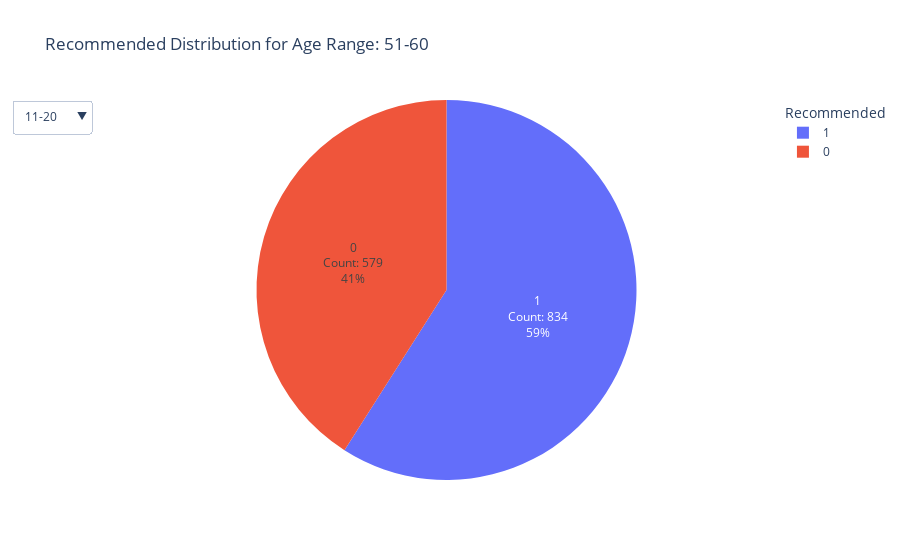

Notebook code cell kept with this figure:
### Code cell
import plotly.graph_objects as go

def create_pie_chart(age_range):
    age_range_data = data[data['Age Range'] == age_range]
    counts = age_range_data['Recommended'].value_counts()
    percentages = counts / counts.sum() * 100
    return go.Figure(
        data=[
            go.Pie(
                labels=percentages.index,
                values=percentages,
                hoverinfo='label+percent+text',
                textinfo='label+percent+text',
                text=[f"Count: {count}" for count in counts]
            )
        ],
        layout_title_text=f"Recommended Distribution for Age Range: {age_range}",
        layout_showlegend=True,
        layout_legend_title='Recommended'
    )

# Create the initial pie chart
initial_age_range = data['Age Range'].unique()[0]
fig = create_pie_chart(initial_age_range)

# Define the age ranges and buttons, ensuring sorted order
age_ranges = sorted(data['Age Range'].unique())

buttons = []

# Add buttons for each age range
for age_range in age_ranges:
    button = dict(
        label=age_range,
        method='update',
        args=[
            {
                'values': [create_pie_chart(age_range)['data'][0]['values']],
                'labels': [create_pie_chart(age_range)['data'][0]['labels']],
                'text': [create_pie_chart(age_range)['data'][0]['text']]
            },
            {
                'title': f"Recommended Distribution for Age Range: {age_range}"
            }
        ]
    )
    buttons.append(button)

# Add buttons to the layout
fig.update_layout(
    updatemenus=[
        dict(
            buttons=buttons,
            direction='down',
            showactive=True
        )
    ]
)

fig.show()

### Figure 1 — Plotly figure (JSON) as saved in the notebook; plotly's stock layout.template omitted (floating-point values rounded to 4 significant figures)
{"data": [{"hoverinfo": "label+percent+text", "labels": [1, 0], "text": ["Count: 834", "Count: 579"], "textinfo": "label+percent+text", "type": "pie", "values": [59.02, 40.98]}], "layout": {"legend": {"title": {"text": "Recommended"}}, "showlegend": true, "title": {"text": "Recommended Distribution for Age Range: 51-60"}, "updatemenus": [{"buttons": [{"args": [{"labels": [[1, 0]], "text": [["Count: 27", "Count: 18"]], "values": [[60, 40]]}, {"title": "Recommended Distribution for Age Range: 11-20"}], "label": "11-20", "method": "update"}, {"args": [{"labels": [[1, 0]], "text": [["Count: 674", "Count: 560"]], "values": [[54.62, 45.38]]}, {"title": "Recommended Distribution for Age Range: 21-30"}], "label": "21-30", "method": "update"}, {"args": [{"labels": [[1, 0]], "text": [["Count: 1640", "Count: 1383"]], "values": [[54.25, 45.75]]}, {"title": "Recommended Distribution for Age Range: 31-40"}], "label": "31-40", "method": "update"}, {"args": [{"labels": [[1, 0]], "text": [["Count: 1254", "Count: 1036"]], "values": [[54.76, 45.24]]}, {"title": "Recommended Distribution for Age Range: 41-50"}], "label": "41-50", "method": "update"}, {"args": [{"labels": [[1, 0]], "text": [["Count: 834", "Count: 579"]], "values": [[59.02, 40.98]]}, {"title": "Recommended Distribution for Age Range: 51-60"}], "label": "51-60", "method": "update"}, {"args": [{"labels": [[1, 0]], "text": [["Count: 470", "Count: 278"]], "values": [[62.83, 37.17]]}, {"title": "Recommended Distribution for Age Range: 61-70"}], "label": "61-70", "method": "update"}, {"args": [{"labels": [[1, 0]], "text": [["Count: 55", "Count: 49"]], "values": [[52.88, 47.12]]}, {"title": "Recommended Distribution for Age Range: 71-80"}], "label": "71-80", "method": "update"}, {"args": [{"labels": [[1, 0]], "text": [["Count: 15", "Count: 7"]], "values": [[68.18, 31.82]]}, {"title": "Recommended Distribution for Age Range: 81-90"}], "label": "81-90", "method": "update"}, {"args": [{"labels": [[0, 1]], "text": [["Count: 4", "Count: 2"]], "values": [[66.67, 33.33]]}, {"title": "Recommended Distribution for Age Range: 91-100"}], "label": "91-100", "method": "update"}], "direction": "down", "showactive": true}]}}
